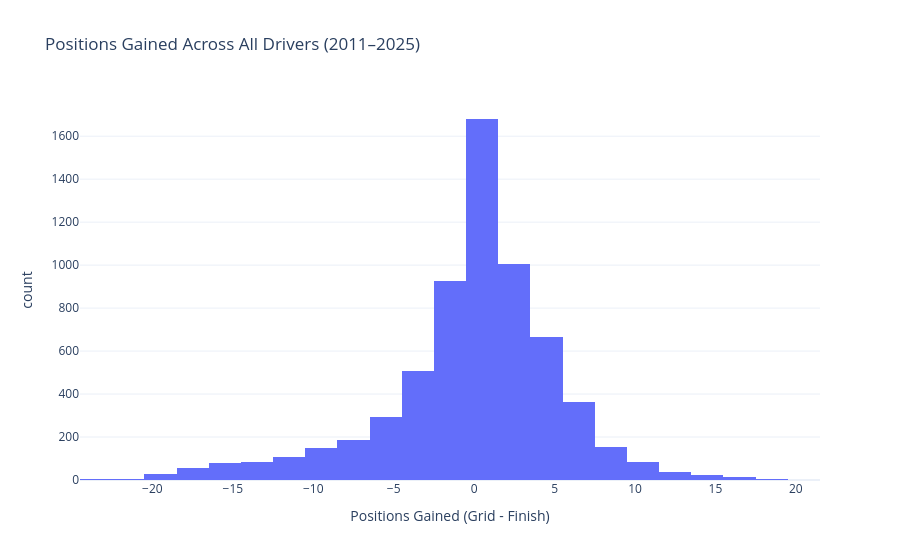

The code cell stored with this chart in its notebook:
### Markdown cell above
#### Now the charts used in the blog are derieved

### Code cell
# for 1st intro section
import plotly.express as px
import nbformat, plotly, sys
# Ensure derived column exists
df_base["position_gained"] = df_base["grid"] - df_base["position"]

fig = px.histogram(
    df_base, x="position_gained", nbins=30,
    title="Positions Gained Across All Drivers (2011–2025)",
    labels={"position_gained": "Positions Gained (Grid - Finish)"}
)
fig.update_layout(template="plotly_white")
fig.show()

### Figure 1 — Plotly figure (JSON) as saved in the notebook; plotly's stock layout.template omitted (floating-point values rounded to 4 significant figures; data arrays with more than 128 entries replaced by an {"elided": "..."} marker saying what was removed)
{"data": [{"bingroup": "x", "hovertemplate": "Positions Gained (Grid - Finish)=%{x}<br>count=%{y}<extra></extra>", "legendgroup": "", "marker": {"color": "#636efa", "pattern": {"shape": ""}}, "name": "", "nbinsx": 30, "orientation": "v", "showlegend": false, "type": "histogram", "x": {"elided": "6455 int values"}, "xaxis": "x", "yaxis": "y"}], "layout": {"barmode": "relative", "legend": {"tracegroupgap": 0}, "title": {"text": "Positions Gained Across All Drivers (2011–2025)"}, "xaxis": {"anchor": "y", "domain": [0, 1], "title": {"text": "Positions Gained (Grid - Finish)"}}, "yaxis": {"anchor": "x", "domain": [0, 1], "title": {"text": "count"}}}}
